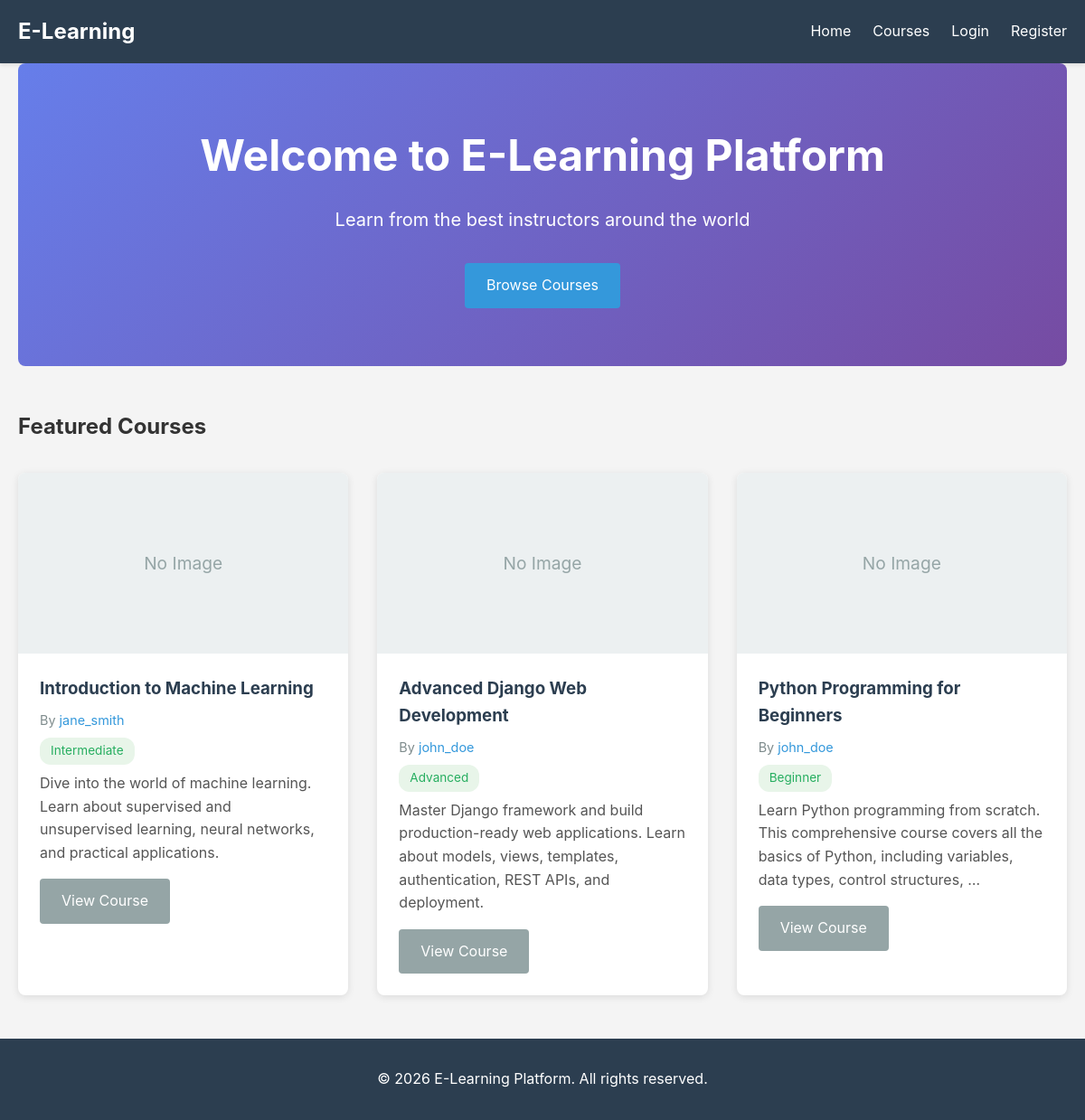
The page / on the database its author committed.
### courses/models.py (models this page shows, shortened)
class Course(models.Model):
    DIFFICULTY_CHOICES = (
        ('beginner', 'Beginner'),
        ('intermediate', 'Intermediate'),
        ('advanced', 'Advanced'),
    )
    title = models.CharField(max_length=200)
    slug = models.SlugField(unique=True, blank=True)
    description = models.TextField()
    author = models.ForeignKey(settings.AUTH_USER_MODEL, on_delete=models.CASCADE, related_name='courses')
    difficulty = models.CharField(max_length=20, choices=DIFFICULTY_CHOICES, default='beginner')
    thumbnail = models.ImageField(upload_to='course_thumbnails/', null=True, blank=True)
    is_published = models.BooleanField(default=False)
    created_at = models.DateTimeField(auto_now_add=True)
    updated_at = models.DateTimeField(auto_now=True)
    class Meta:
        ordering = ['-created_at']

### users/models.py (models this page shows, shortened)
class User(AbstractUser):
    ROLE_CHOICES = (
        ('student', 'Student'),
        ('author', 'Author'),
        ('admin', 'Admin'),
    )
    role = models.CharField(max_length=10, choices=ROLE_CHOICES, default='student')
    bio = models.TextField(blank=True)
    profile_picture = models.ImageField(upload_to='profiles/', null=True, blank=True)

### courses/views.py (the view)
# urls.py: path('', views.home, name='home'),
def home(request):
    courses = CourseService.get_published_courses()
    return render(request, 'courses/home.html', {'courses': courses})

### courses/services.py (called while the page is built)
    @staticmethod
    def get_published_courses():
        return Course.objects.filter(is_published=True)

### templates/courses/home.html
{% extends 'base.html' %}
{% block content %}
<div class="hero">
    <h1>Welcome to E-Learning Platform</h1>
    <p>Learn from the best instructors around the world</p>
    <a href="{% url 'course_list' %}" class="btn btn-primary">Browse Courses</a>
</div>
<section class="featured-courses">
    <h2>Featured Courses</h2>
    <div class="course-grid">
        {% for course in courses|slice:":6" %}
        <div class="course-card">
            {% if course.thumbnail %}
                <img src="{{ course.thumbnail.url }}" alt="{{ course.title }}">
            {% else %}
                <div class="course-placeholder">No Image</div>
            {% endif %}
            <div class="course-info">
                <h3>{{ course.title }}</h3>
                <p class="author">By <a href="{% url 'author_profile' course.author.username %}">{{ course.author.username }}</a></p>
                <p class="difficulty">{{ course.get_difficulty_display }}</p>
                <p class="description">{{ course.description|truncatewords:20 }}</p>
                <a href="{% url 'course_detail' course.slug %}" class="btn btn-secondary">View Course</a>
            </div>
        </div>
        {% empty %}
        <p>No courses available yet.</p>
        {% endfor %}
    </div>
</section>
{% endblock %}

### templates/base.html (shortened to what this page needs)
<!DOCTYPE html>
<html lang="en">
<head>
    <link rel="stylesheet" href="/static/css/style.css">
</head>
<body>
    <nav class="navbar">
        <div class="container">
            <a href="{% url 'home' %}" class="logo">E-Learning</a>
            <ul class="nav-links">
                <li><a href="{% url 'home' %}">Home</a></li>
                <li><a href="{% url 'course_list' %}">Courses</a></li>
                {% if user.is_authenticated %}
                    <li><a href="{% url 'my_courses' %}">My Courses</a></li>
                    {% if user.role == 'author' %}
                        <li><a href="{% url 'author_dashboard' %}">Dashboard</a></li>
                    {% endif %}
                    <li><a href="{% url 'profile' %}">Profile</a></li>
                    <li><a href="{% url 'logout' %}">Logout</a></li>
                    <li class="user-info">{{ user.username }}</li>
                {% else %}
                    <li><a href="{% url 'login' %}">Login</a></li>
                    <li><a href="{% url 'register' %}">Register</a></li>
                {% endif %}
            </ul>
        </div>
    </nav>
    <main class="container">
        {% block content %}{% endblock %}
    </main>
    <footer class="footer">
        <div class="container">
            <p>&copy; 2026 E-Learning Platform. All rights reserved.</p>
        </div>
    </footer>
</body>
</html>

### static/css/style.css (style rules this page uses)
* { margin: 0; padding: 0; box-sizing: border-box; }
body { font-family: -apple-system, BlinkMacSystemFont, 'Segoe UI', Roboto, Oxygen, Ubuntu, Cantarell, sans-serif; line-height: 1.6; color: #333; background-color: #f4f4f4; }
.container { max-width: 1200px; margin: 0 auto; padding: 0 20px; }
.navbar { background-color: #2c3e50; color: white; padding: 1rem 0; box-shadow: 0 2px 4px rgba(0,0,0,0.1); }
.navbar .container { display: flex; justify-content: space-between; align-items: center; }
.logo { font-size: 1.5rem; font-weight: bold; color: white; text-decoration: none; }
.nav-links { display: flex; list-style: none; gap: 1.5rem; align-items: center; }
.nav-links a { color: white; text-decoration: none; transition: opacity 0.3s; }
main { min-height: calc(100vh - 140px); padding: 2rem 0; }
.hero { text-align: center; padding: 4rem 2rem; background: linear-gradient(135deg, #667eea 0%, #764ba2 100%); color: white; border-radius: 8px; margin-bottom: 3rem; }
.hero h1 { font-size: 3rem; margin-bottom: 1rem; }
.hero p { font-size: 1.25rem; margin-bottom: 2rem; }
.btn { display: inline-block; padding: 0.75rem 1.5rem; border: none; border-radius: 4px; cursor: pointer; text-decoration: none; font-size: 1rem; transition: all 0.3s; }
.btn-primary { background-color: #3498db; color: white; }
.btn-secondary { background-color: #95a5a6; color: white; }
.course-grid { display: grid; grid-template-columns: repeat(auto-fill, minmax(300px, 1fr)); gap: 2rem; margin-top: 2rem; }
.course-card { background: white; border-radius: 8px; overflow: hidden; box-shadow: 0 2px 8px rgba(0,0,0,0.1); transition: transform 0.3s, box-shadow 0.3s; }
.course-placeholder { width: 100%; height: 200px; background-color: #ecf0f1; display: flex; align-items: center; justify-content: center; color: #95a5a6; font-size: 1.2rem; }
.course-info { padding: 1.5rem; }
.course-info h3 { margin-bottom: 0.5rem; color: #2c3e50; }
.author { color: #7f8c8d; font-size: 0.9rem; margin-bottom: 0.5rem; }
.author a { color: #3498db; text-decoration: none; }
.difficulty { display: inline-block; padding: 0.25rem 0.75rem; background-color: #e8f5e9; color: #27ae60; border-radius: 12px; font-size: 0.85rem; margin-bottom: 0.5rem; }
.description { color: #555; margin-bottom: 1rem; }
.footer { background-color: #2c3e50; color: white; text-align: center; padding: 2rem 0; margin-top: 3rem; }

### rows shown on the page
Course: thumbnail "No Image", title "Introduction to Machine Learning", author.username "jane_smith", difficulty "Intermediate", description "Dive into the world of machine learning. Learn about supervised and unsupervised learning, neural networks, and practical applications."
Course: thumbnail "No Image", title "Advanced Django Web Development", author.username "john_doe", difficulty "Advanced", description "Master Django framework and build production-ready web applications. Learn about models, views, templates, authentication, REST APIs, and deployment."
Course: thumbnail "No Image", title "Python Programming for Beginners", author.username "john_doe", difficulty "Beginner", description "Learn Python programming from scratch. This comprehensive course covers all the basics of Python, including variables, data types, control structures, …"
